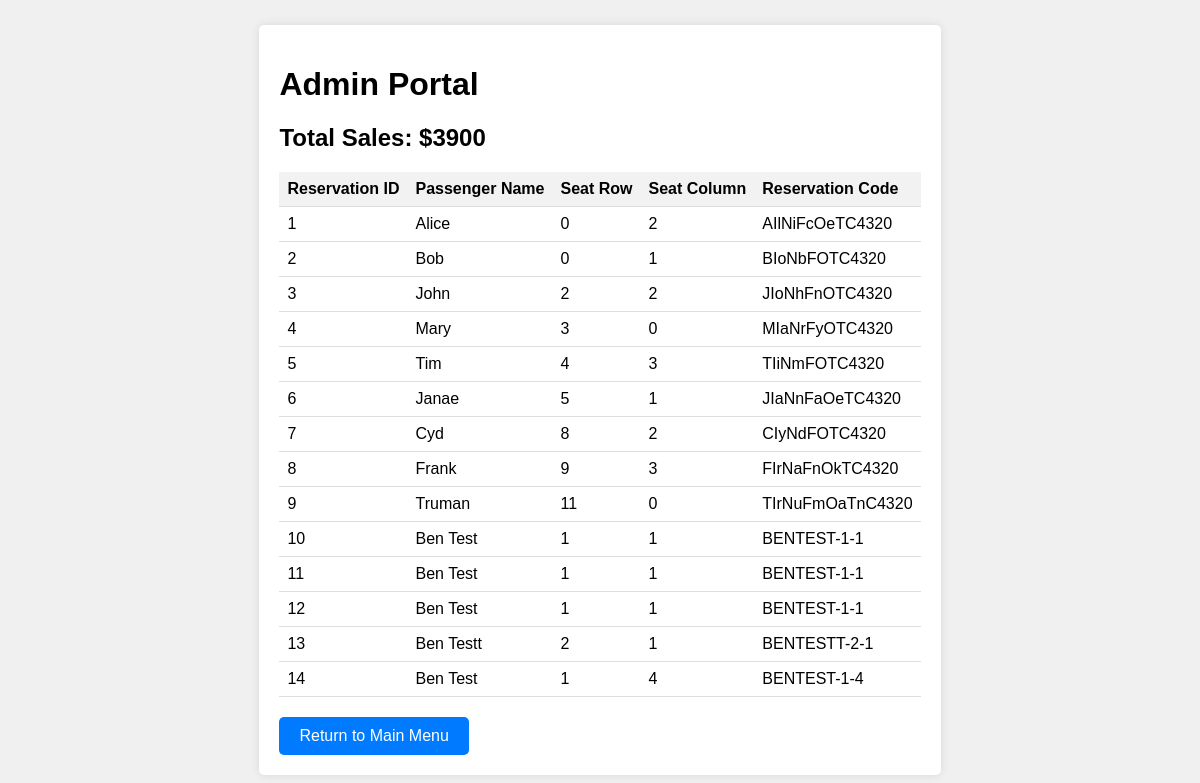
The app's page /admin_portal, older data.
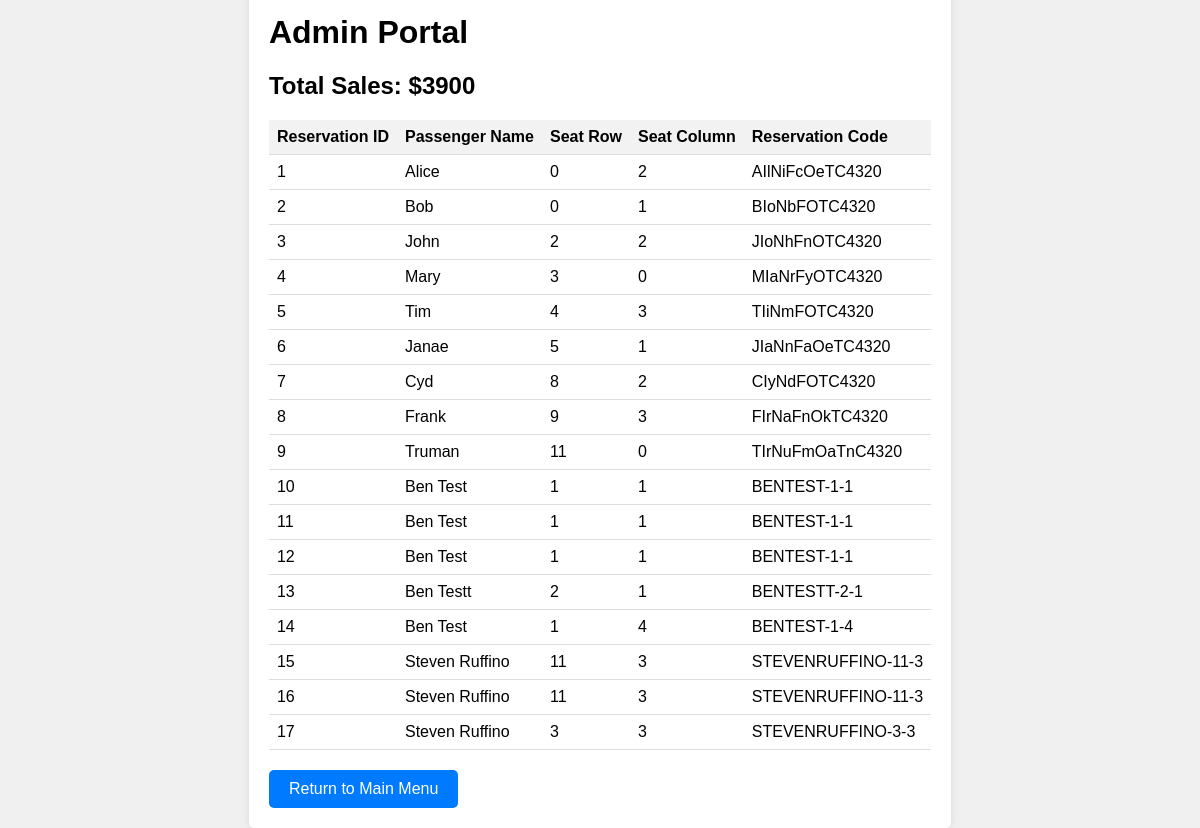
The same page, newer data.
### tables this page shows
CREATE TABLE reservations (
    id INTEGER PRIMARY KEY AUTOINCREMENT,
    passengerName TEXT NOT NULL,
    seatRow INTEGER NOT NULL,
    seatColumn INTEGER NOT NULL,
    eTicketNumber TEXT NOT NULL,
    created TIMESTAMP NOT NULL DEFAULT CURRENT_TIMESTAMP
);

### app.py (the view)
@app.route('/admin_portal')
def admin_portal():
    total_sales = calculate_total_sales()
    db = get_db()
    cursor = db.cursor()
    cursor.execute("SELECT * FROM reservations")
    reservations = cursor.fetchall()
    cursor.close()
    return render_template('admin_portal.html', total_sales=total_sales, reservations=reservations)

### app.py (called while the page is built)
def get_db():
    db = getattr(g, '_database', None)
    if db is None:
        db = g._database = sqlite3.connect(DATABASE)
    return db

@app.teardown_appcontext
def close_connection(exception):
    db = getattr(g, '_database', None)
    if db is not None:
        db.close()

def get_cost_matrix():
    cost_matrix = [[100, 75, 50, 100] for row in range(12)]
    return cost_matrix

def calculate_total_sales():
    total_sales = sum(sum(row) for row in get_cost_matrix())
    return total_sales

### templates/admin_portal.html (shortened to what this page needs)
<!DOCTYPE html>
<html lang="en">
<head>
</head>
<body>
    <div class="admin-container">
        <h1>Admin Portal</h1>
        <h2>Total Sales: ${{ total_sales }}</h2>
        <table>
            <thead>
                <tr>
                    <th>Reservation ID</th>
                    <th>Passenger Name</th>
                    <th>Seat Row</th>
                    <th>Seat Column</th>
                    <th>Reservation Code</th>
                </tr>
            </thead>
            <tbody>
                {% for reservation in reservations %}
                    <tr>
                        <td>{{ reservation[0] }}</td>
                        <td>{{ reservation[1] }}</td>
                        <td>{{ reservation[2] }}</td>
                        <td>{{ reservation[3] }}</td>
                        <td>{{ reservation[4] }}</td>
                    </tr>
                {% endfor %}
            </tbody>
        </table>
        <a href="{{ url_for('main_menu') }}" class="btn">Return to Main Menu</a>
    </div>
</body>
</html>

### templates/admin_portal.html (style rules this page uses)
body { font-family: Arial, sans-serif; background-color: #f0f0f0; margin: 0; padding: 0; display: flex; justify-content: center; align-items: center; height: 100vh; }
.admin-container { background-color: #fff; padding: 20px; border-radius: 5px; box-shadow: 0 0 10px rgba(0, 0, 0, 0.1); }
table { width: 100%; border-collapse: collapse; }
th, td { padding: 8px; text-align: left; border-bottom: 1px solid #ddd; }
th { background-color: #f2f2f2; }
.btn { background-color: #007bff; color: #fff; border: none; padding: 10px 20px; text-align: center; text-decoration: none; display: inline-block; font-size: 16px; cursor: pointer; border-radius: 5px; margin-top: 20px; }

Row changes from the older to the newer data that the page shows:
added reservations: id "15", passengerName "Steven Ruffino", seatRow "11", seatColumn "3", eTicketNumber "STEVENRUFFINO-11-3"
added reservations: id "16", passengerName "Steven Ruffino", seatRow "11", seatColumn "3", eTicketNumber "STEVENRUFFINO-11-3"
added reservations: id "17", passengerName "Steven Ruffino", seatRow "3", seatColumn "3", eTicketNumber "STEVENRUFFINO-3-3"
